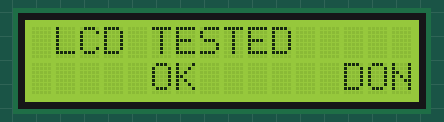
Simulated run of this sketch. Board: Arduino Uno, built with avr-gcc and run on an emulated ATmega328P. Shown: 16×2 character LCD.

Above: at 1.1 s.
At 8.1 s:
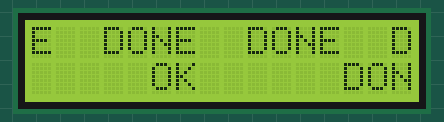
At 14.1 s:
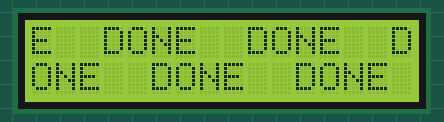
At 21.1 s:
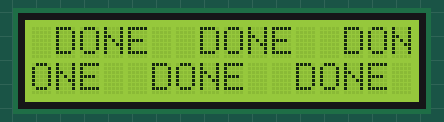
At 28.1 s:
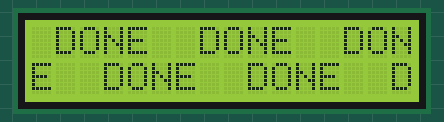
At 34.1 s:
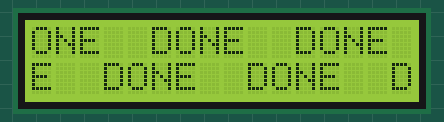

Measured:
- what the display in image 0 shows lasts 4.0 s, from 1.1 s to 5.1 s
- what the display in image 2 shows lasts 5.0 s, from 14.1 s to 19.1 s

The sketch:

lcd-test.ino
```cpp
#include <LiquidCrystal.h>


LiquidCrystal lcd(5, 4, 3, 2, 1, 0);

void setup()
{
   lcd.begin(16, 2);
   Serial.begin(9600);
   lcd.clear();
   lcd.print(" LCD TESTED ");
   lcd.setCursor(0, 1);
   lcd.print("     OK     ");


   delay(1000);
}

void loop()
{
  lcd.print(" DONE ");
//  lcd.clear();
  delay(1000);
}
```
